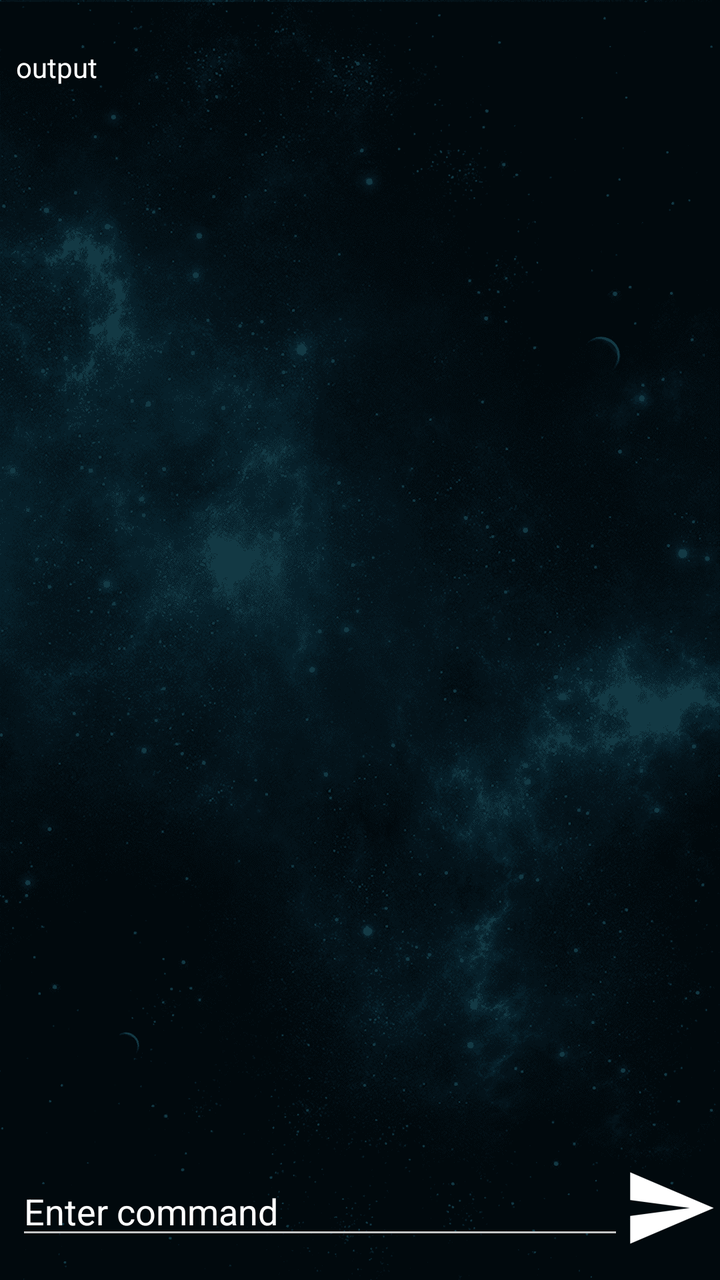
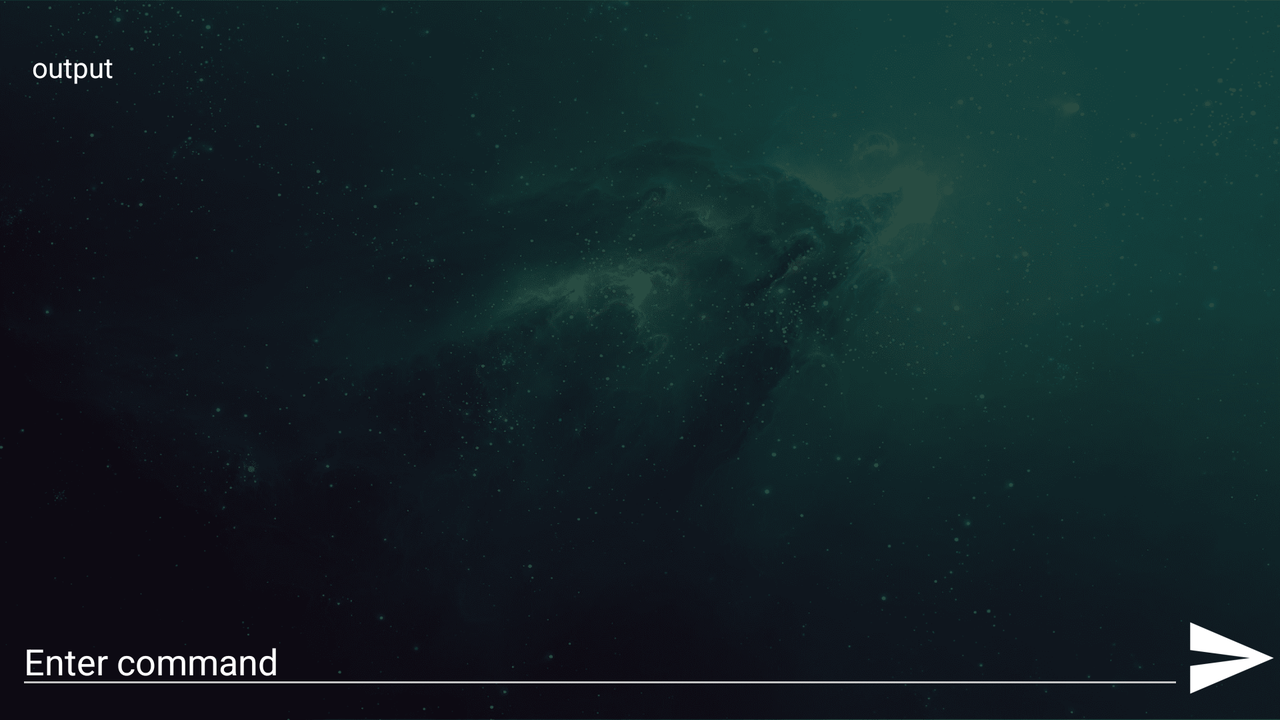

First picture: res/layout/ on a phone held upright. Second picture: the repository's own variant of that layout, on a device whose configuration matches the variant's folder. Source for both follows.
<!-- AndroidManifest.xml: application theme AppTheme.Main.DarkActionBar -->
<!-- res/layout/activity_terminal.xml -->
<?xml version="1.0" encoding="utf-8"?>
<android.support.constraint.ConstraintLayout xmlns:android="http://schemas.android.com/apk/res/android"
    xmlns:app="http://schemas.android.com/apk/res-auto"
    xmlns:tools="http://schemas.android.com/tools"
    android:layout_width="match_parent"
    android:layout_height="match_parent"
    android:background="@drawable/terminal_v"
    tools:context="com.example.herem1t.rc_client.ui.screens.terminal.TerminalActivity">

    <ImageView
        android:id="@+id/iv_send"
        android:layout_width="wrap_content"
        android:layout_height="wrap_content"
        app:layout_constraintBottom_toBottomOf="@+id/et_command"
        app:layout_constraintRight_toRightOf="parent"
        app:layout_constraintTop_toTopOf="@+id/et_command"
        app:srcCompat="@mipmap/ic_send" />

    <EditText
        android:id="@+id/et_command"
        android:layout_width="0dp"
        android:layout_height="wrap_content"
        android:layout_marginBottom="8dp"
        android:layout_marginLeft="8dp"
        android:textColorHighlight="@color/white"
        android:textColor="@color/white"
        android:textColorHint="@color/white"
        android:hint="@string/terminal_hint_enter_command"
        app:layout_constraintBottom_toBottomOf="parent"
        app:layout_constraintHorizontal_bias="0.0"
        app:layout_constraintLeft_toLeftOf="parent"
        app:layout_constraintRight_toLeftOf="@+id/iv_send"
        app:layout_constraintTop_toTopOf="@+id/terminal.guideline" />

    <ScrollView
        android:layout_width="0dp"
        android:layout_height="0dp"

        app:layout_constraintBottom_toTopOf="@+id/terminal.guideline"
        app:layout_constraintLeft_toLeftOf="parent"
        app:layout_constraintRight_toRightOf="parent"
        app:layout_constraintTop_toTopOf="parent"
        android:layout_marginTop="24dp"
        android:layout_marginStart="8dp">

        <LinearLayout
            android:layout_width="match_parent"
            android:layout_height="wrap_content"
            android:orientation="vertical">

            <TextView
                android:id="@+id/tv_bash_results"
                android:layout_width="match_parent"
                android:layout_height="wrap_content"
                android:textColor="@color/white"
                tools:text="output" />
        </LinearLayout>
    </ScrollView>

    <android.support.constraint.Guideline
        android:layout_width="wrap_content"
        android:layout_height="wrap_content"
        android:id="@+id/terminal.guideline"
        app:layout_constraintGuide_percent="0.9"
        android:orientation="horizontal"
        tools:layout_editor_absoluteY="478dp"
        tools:layout_editor_absoluteX="0dp" />
</android.support.constraint.ConstraintLayout>
<!-- resources referenced by this layout -->
<resources>
  <color name="white">#ffffff</color>
  <!-- drawable terminal_v: png bitmap (drawable, 208810 bytes) -->
  <!-- mipmap ic_send: png bitmap (mipmap-hdpi, 632 bytes) -->
  <string name="terminal_hint_enter_command">Enter command</string>
  <style name="AppTheme.Main.DarkActionBar" parent="Theme.AppCompat.Light.DarkActionBar">
          
          
          <item name="windowNoTitle">true</item>
          
          
  
          <item name="colorControlNormal">#c5c5c5</item>
          <item name="colorControlActivated">#77e2fa</item>
          <item name="colorControlHighlight">#5cb1d6</item>
  
          <item name="colorPrimary">#395980</item>
          <item name="colorPrimaryDark">#283f5b</item>
          <item name="colorAccent">@color/colorAccent</item>
          
      </style>
  <color name="colorAccent">#652cf5</color>
</resources>
<!-- res/layout-land/activity_terminal.xml (the repository's variant of the layout above) -->
<!-- drawn on the phone turned sideways -->
<?xml version="1.0" encoding="utf-8"?>
<android.support.constraint.ConstraintLayout xmlns:android="http://schemas.android.com/apk/res/android"
    xmlns:app="http://schemas.android.com/apk/res-auto"
    xmlns:tools="http://schemas.android.com/tools"
    android:layout_width="match_parent"
    android:layout_height="match_parent"
    android:background="@drawable/terminal_h"
    tools:context="com.example.herem1t.rc_client.ServerOptions.TerminalActivity">

    <ImageView
        android:id="@+id/iv_send"
        android:layout_width="wrap_content"
        android:layout_height="wrap_content"
        app:layout_constraintBottom_toBottomOf="@+id/et_command"
        app:layout_constraintRight_toRightOf="parent"
        app:layout_constraintTop_toTopOf="@+id/et_command"
        app:srcCompat="@mipmap/ic_send" />

    <EditText
        android:id="@+id/et_command"
        android:layout_width="0dp"
        android:layout_height="wrap_content"
        android:layout_marginBottom="8dp"
        android:layout_marginLeft="8dp"
        android:hint="@string/terminal_hint_enter_command"
        android:textColorHighlight="@color/white"
        android:textColorHint="@color/white"
        android:textColor="@color/white"
        app:layout_constraintBottom_toBottomOf="parent"
        app:layout_constraintHorizontal_bias="0.0"
        app:layout_constraintLeft_toLeftOf="parent"
        app:layout_constraintRight_toLeftOf="@+id/iv_send"
        app:layout_constraintTop_toTopOf="@+id/guidline10" />

    <ScrollView
        android:layout_width="0dp"
        android:layout_height="0dp"

        app:layout_constraintLeft_toLeftOf="parent"
        app:layout_constraintRight_toRightOf="parent"
        app:layout_constraintTop_toTopOf="parent"
        app:layout_constraintBottom_toTopOf="@+id/guidline10"
        android:layout_marginTop="24dp"
        android:layout_marginLeft="16dp">

        <LinearLayout
            android:layout_width="match_parent"
            android:layout_height="wrap_content"
            android:orientation="vertical">

            <TextView
                android:id="@+id/tv_bash_results"
                android:layout_width="match_parent"
                android:layout_height="wrap_content"
                android:textColor="@color/white"
                tools:text="output" />
        </LinearLayout>
    </ScrollView>

    <android.support.constraint.Guideline
        android:layout_width="wrap_content"
        android:layout_height="wrap_content"
        android:id="@+id/guidline10"
        app:layout_constraintGuide_percent="0.85"
        android:orientation="horizontal"
        tools:layout_editor_absoluteY="478dp"
        tools:layout_editor_absoluteX="0dp" />
</android.support.constraint.ConstraintLayout>
<!-- resources referenced by the variant -->
<!-- as the phone turned sideways resolves them -->
<resources>
  <color name="white">#ffffff</color>
  <!-- drawable terminal_h: png bitmap (drawable, 340496 bytes) -->
  <!-- mipmap ic_send: png bitmap (mipmap-hdpi, 632 bytes) -->
  <string name="terminal_hint_enter_command">Enter command</string>
  <style name="AppTheme.Main.DarkActionBar" parent="Theme.AppCompat.Light.DarkActionBar">
          
          
          <item name="windowNoTitle">true</item>
          
          
  
          <item name="colorControlNormal">#c5c5c5</item>
          <item name="colorControlActivated">#77e2fa</item>
          <item name="colorControlHighlight">#5cb1d6</item>
  
          <item name="colorPrimary">#395980</item>
          <item name="colorPrimaryDark">#283f5b</item>
          <item name="colorAccent">@color/colorAccent</item>
          
      </style>
  <color name="colorAccent">#652cf5</color>
</resources>
